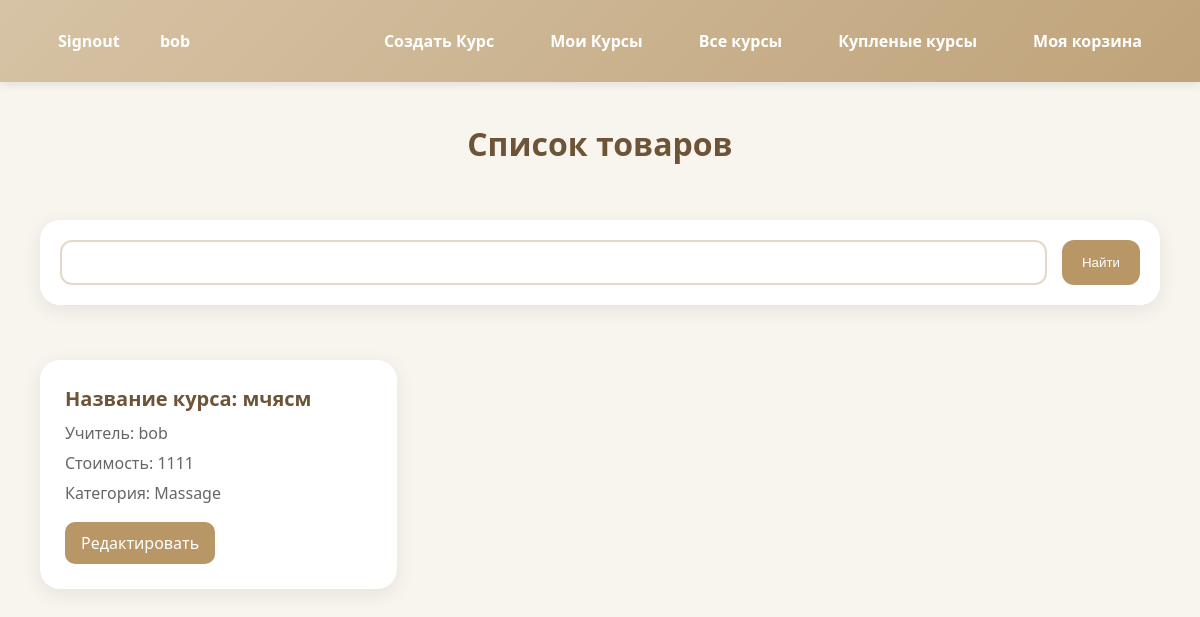
Page /shop/all_courses/ (signed in) on the earlier database version.
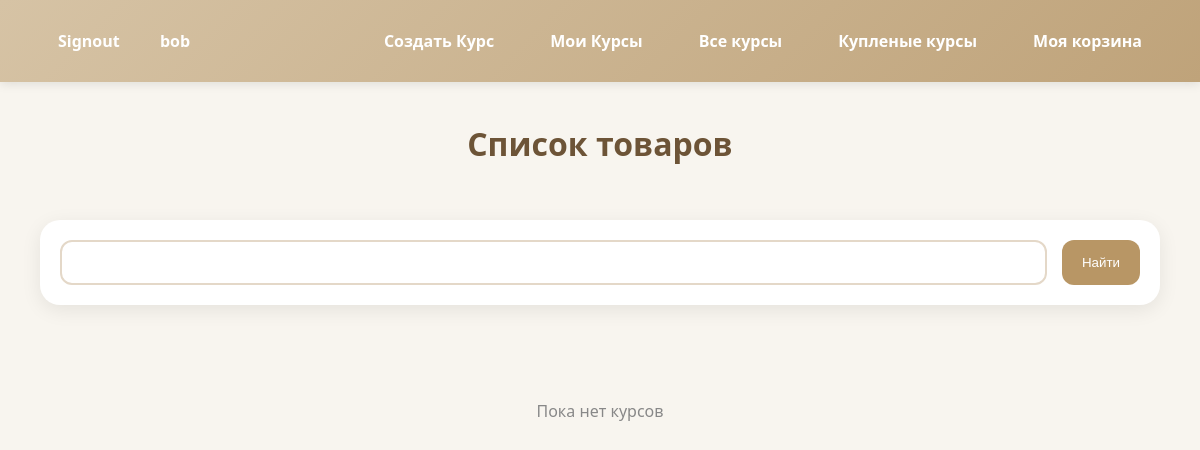
Same page on the later database version.
### courses/models.py (models this page shows, shortened)
class Course(models.Model):
    title = models.CharField(max_length=150)
    teacher = models.ForeignKey(CustomerUser,on_delete=models.CASCADE,verbose_name="Учитель курса",related_name="owned_courses")
    extra_teachers = models.ManyToManyField(CustomerUser,related_name="extra_courses", verbose_name="Дополнительные учителя курса",blank=True)
    ready = models.BooleanField(default=False)
    price = models.PositiveBigIntegerField(default=0)
    category = models.ForeignKey(
        Category,
        on_delete=models.SET_NULL,
        null=True,
        blank=True)
    curent_slides = models.PositiveBigIntegerField(default=0)

class Category(models.Model):
    category_name = models.CharField(max_length=100)
    parent = models.ForeignKey(
        'self',
        on_delete=models.CASCADE,
        null=True,
        blank=True
    )
    def __str__(self):
        return self.category_name

### users/models.py (models this page shows)
class CustomerUser(AbstractUser):
    photo = models.ImageField(
        blank=True,
        null=True,
        help_text="Фото профиля (рекомендуемый размер 400x400)",
        upload_to='user_photos/',default="avatar.svg"
    )
    teacher = models.BooleanField(default=False,verbose_name='Вы хотите иметь возможность создавать курсы?')
    phone_number = models.CharField(max_length=32, blank=False, null=False)
    @property
    def is_teacher(self):
        return self.teacher
    def __str__(self):
        return self.username

### shop/views.py (the view)
# urls.py: path('all_courses/', all_courses, name='all_courses'),
@login_required(login_url='users:signup')
def all_courses(request):
    user = request.user
    if request.method =='POST':
        title = request.POST.get('title').strip()
        student_courses =  [table.course for table in Student_course.objects.filter(student = request.user)]
        cart_courses =  [table.course for table in Cart.objects.filter(user = request.user)]
        extra_courses =  user.extra_courses.all()
        all_courses = Course.objects.filter(title__icontains=title,ready=True)
    else:
        student_courses =  [table.course for table in Student_course.objects.filter(student = request.user)]
        cart_courses =  [table.course for table in Cart.objects.filter(user = request.user)]
        extra_courses =  user.extra_courses.all()
        all_courses = Course.objects.filter(ready=True)
    return render(request,'all_courses.html',{'all_courses':all_courses,'student_courses':student_courses,'cart_courses':cart_courses,'extra_courses':extra_courses})

### shop/templates/all_courses.html (shortened to what this page needs)
{% extends 'home.html' %}
{% load static %}
{% block content %}
<div class="container-shop">
    <h1>Список товаров</h1>
    <div class="search">
        <form method="post">
        <input name="title" type="text">
        <button>Найти</button>
    </form>
    </div>
    {% for course in all_courses %}
        <div id="{{ course.id }}" class="shop-product">
            <div class="course-title">Название курса: {{ course.title }}</div>
            <div class="course-teacher">Учитель: {{ course.teacher }}</div>
            <div class="course-price">Стоимость: {{ course.price }}</div>
            <div class="course-category">Категория: {{ course.category }}</div>
            {% if course not in student_courses and course not in cart_courses and course.teacher != request.user and course not in extra_courses %}
                 <button  class="btn" data-url ="{% url 'shop:add_cart' course.id %}">
                ➕
            </button>
        {% elif course in student_courses %}
        <div class="have">Уже куплено</div>
        {% elif course in cart_courses %}
        <div class="in-cart">Уже в корзине</div>
        {% elif course.teacher == request.user or course in extra_courses %}
        <a href="{% url 'courses:course_main' course.id %}">Редактировать</a>
        {% endif %}
        </div>
    {% empty %}
        <div class="empty">Пока нет курсов</div>
    {% endfor %}
    </div>
{% endblock %}

Differences in the rows shown:
no longer on this page (row edited): Course: title "мчясм", teacher "bob", price "1111", category "Massage", shows "Редактировать"
Other differences:
text now shown: "Пока нет курсов"
